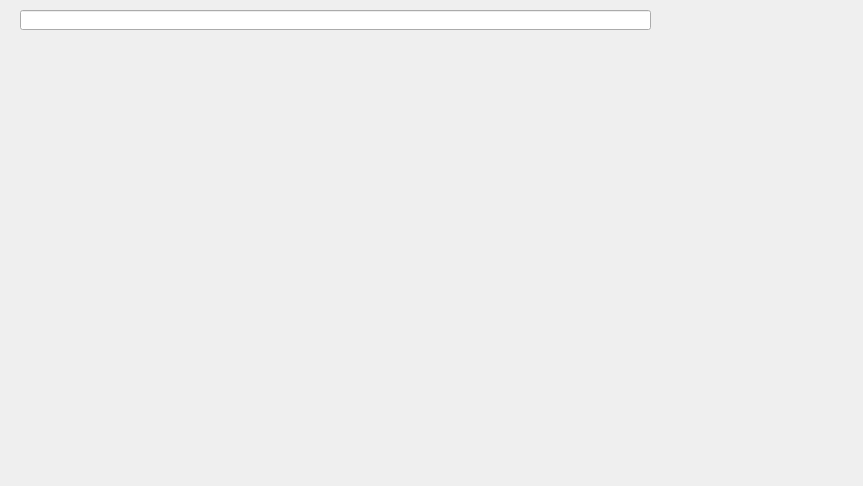
<?xml version="1.0" encoding="UTF-8"?>
<ui version="4.0">
 <class>Form</class>
 <widget class="QWidget" name="Form">
  <property name="geometry">
   <rect>
    <x>0</x>
    <y>0</y>
    <width>863</width>
    <height>486</height>
   </rect>
  </property>
  <property name="windowTitle">
   <string>SimpleKeyboardEditor</string>
  </property>
  <widget class="QLineEdit" name="lineEdit">
   <property name="geometry">
    <rect>
     <x>20</x>
     <y>10</y>
     <width>631</width>
     <height>20</height>
    </rect>
   </property>
  </widget>
 </widget>
 <resources/>
 <connections/>
</ui>
